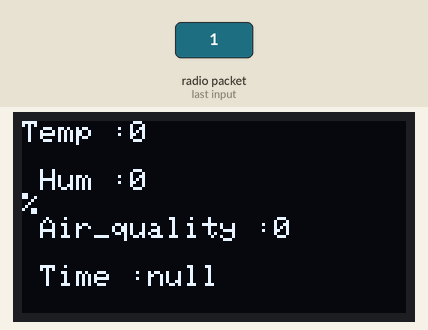
Simulated run of this sketch. Board: ESP32. Shown: 128×64 one-colour display. The inputs (shaded band) are chosen by the test bench. What the sketch prints to the serial monitor is not drawn.

1.3 s: radio packet "1" arrives
Above: at 1.7 s.
Timing chart, 0 to 4.3 s (numbered marks = the images above; inputs shaded):
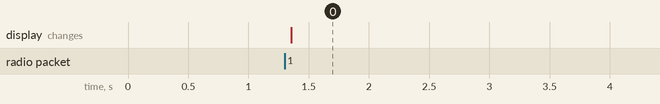

The sketch:

watcher_device.ino
```cpp
/*This code is for users information device
It works based on ESP-NOW  protocol and display's the information in OLED display */


#include <esp_now.h>
#include <WiFi.h>
#include <esp_wifi.h>
#include <ArduinoJson.h>
#include <ArduinoJson.hpp>
#include <Wire.h>
#include <SPI.h>
#include <Adafruit_SH1106.h>

//defining pins for OLED display
//OLED uses SH1106 driver and SPI bus protocol
#define OLED_SDA 23 //MOSI --> Master Out Slave In
#define OLED_SCK 18
#define OLED_DC 16
#define OLED_RST 17
#define OLED_CS 5

// creating an instance for oled
Adafruit_SH1106 display(OLED_SDA,OLED_SCK,OLED_DC,OLED_RST,OLED_CS);

#if(SH1106_LCDHEIGHT != 64)
 #error("correct the display");
#endif
//callback function for espnow
void OnDataRecv(const uint8_t *mac,const uint8_t *incoming , int len)
{
  //deserializing json data
  StaticJsonDocument <520> jsondoc;
  deserializeJson(jsondoc , incoming );
  int temp = jsondoc["Temperature"];
  int hum = jsondoc["Humidity"];
  int MQ_7 = jsondoc["MQ-7"];
  String time = jsondoc["Time"];

  if(temp <35 || hum <40 || MQ_7 < 120) //displaying data from helmet
  {
    display.setTextSize(1.5);
    display.setTextColor(WHITE);
    display.setCursor(0,0);
    display.print("Temp :");
    display.println(temp);
    display.print("\n Hum :");
    display.println(hum);
    display.print("%");
    display.print("\n Air_quality :");
    display.println(MQ_7);
    display.print("\n Time :");
    display.println(time);
    display.display();
  }
  else
  {
    display.setTextSize(2);
    display.setTextColor(WHITE);
    display.setCursor(0,0);
    display.print("Danger !!!");
    display.display();
  }
}

void setup()
{
  Serial.begin(115200);
  Serial.println("Started!!!!!!!!!");

  display.begin(SH1106_SWITCHCAPVCC); //intialing display
  display.clearDisplay();   // clearing buffer fo display
  //intitiating espnow
  if(esp_now_init()!= ESP_OK)
  {
    Serial.println("Error intializing ESP_NOW !!!!");
  }
  else{
    Serial.println("connected.............");
  }
  esp_now_register_recv_cb(OnDataRecv);  // registering callback function
}

void loop()
{

}
```

Measured:
- after the input at 1.3 s, the display: changes after 0.06 s (image 0)
